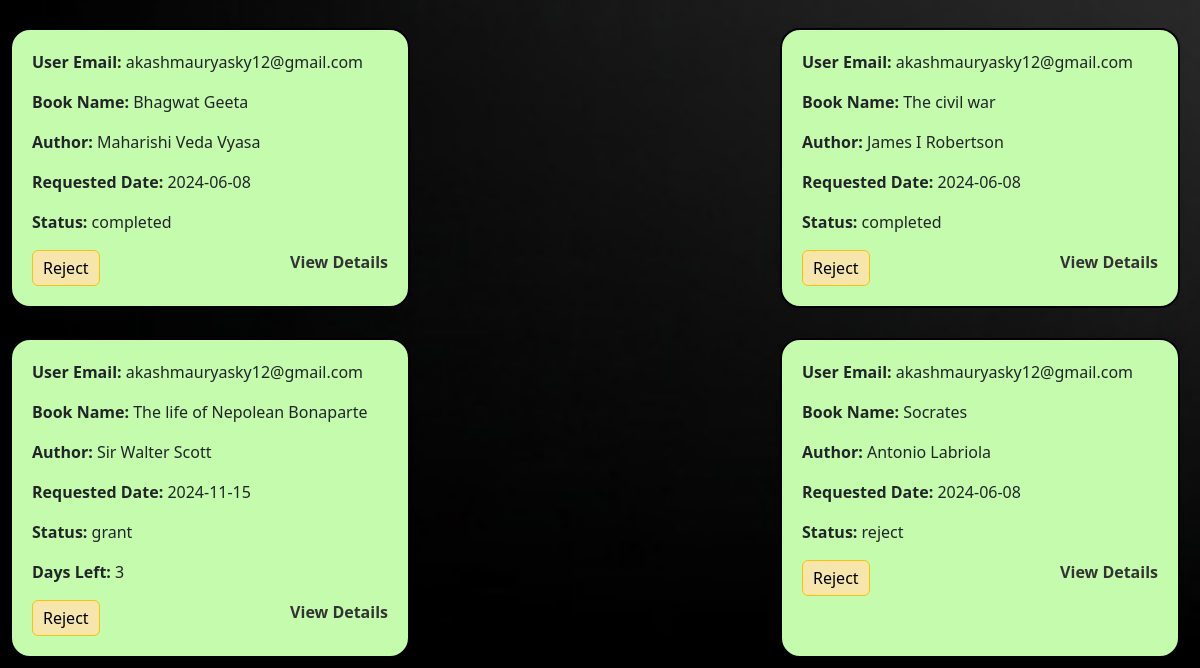
Page /dashboard (lower part) on the earlier database version.
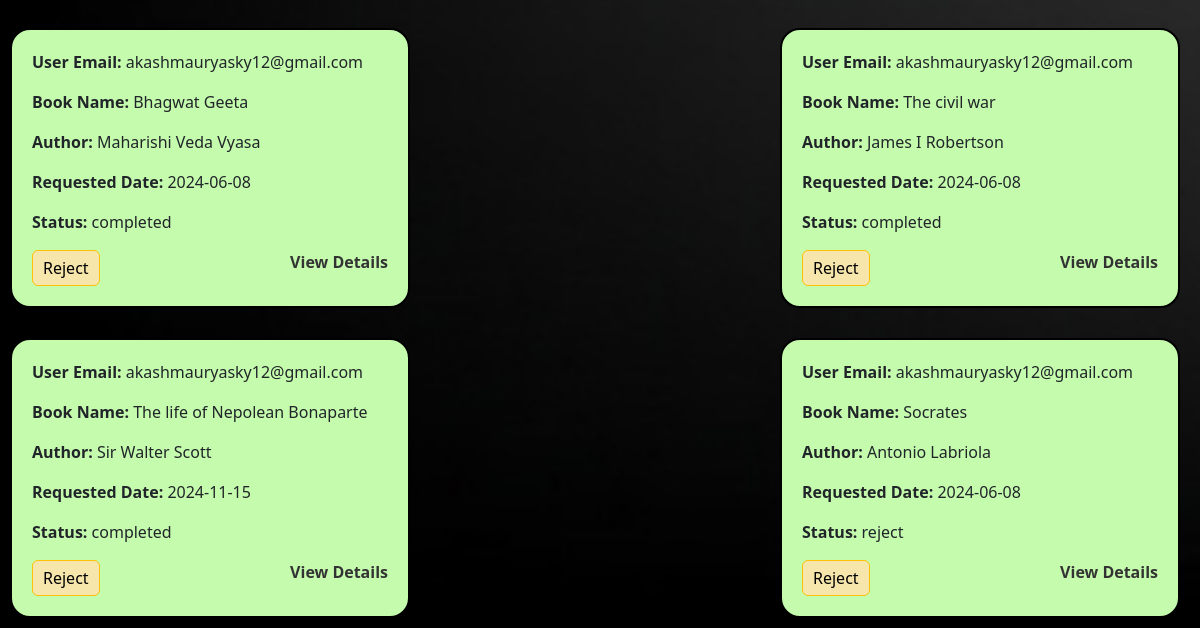
Same page on the later database version.
### tables this page shows
CREATE TABLE Requests (
        request_id INTEGER PRIMARY KEY AUTOINCREMENT,
        user_id INTEGER,
        book_id INTEGER,
        book_name TEXT,
        author_name TEXT,
        section_name TEXT,
        request_date DATE,
        status TEXT,
        issue_date DATE,
        return_date DATE,
        days INTEGER,
        feedback TEXT,
        rating INTEGER,
        FOREIGN KEY (user_id) REFERENCES Users(id),
        FOREIGN KEY (book_id) REFERENCES Books(id)
    );

CREATE TABLE login (
                  id INTEGER PRIMARY KEY AUTOINCREMENT,
                  email TEXT UNIQUE NOT NULL,
                  password TEXT NOT NULL,
                 last_login TIMESTAMP
                 );

### dashboard.py (the view)
@dashboard.route('/dashboard')
def board():
    conn = sqlite3.connect('library.db')
    cursor = conn.cursor()
    cursor.execute("SELECT * FROM Requests")
    requests = cursor.fetchall()
    user_emails = {}
    cursor.execute("SELECT id, email FROM login")
    users = cursor.fetchall()
    for user in users:
        user_emails[user[0]] = user[1]
    conn.close()
    modified_requests = []
    for req in requests:
        if req[7] == 'grant' and req[8]:
            issue_date = datetime.strptime(req[8], '%Y-%m-%d')
            return_date = datetime.strptime(req[9], '%Y-%m-%d')
            days_left = (return_date - datetime.now()).days+1
            if days_left <= -3:
                conn = sqlite3.connect('library.db')
                cursor = conn.cursor()
                cursor.execute("UPDATE Requests SET status = ? WHERE request_id = ?", ('completed', req[0]))
                conn.commit()
                conn.close()
            modified_req = list(req)
            modified_req.append(days_left)
            modified_requests.append(tuple(modified_req))
        else:
            modified_requests.append(req)
    reversed_requests = list(reversed(modified_requests))
    return render_template("dashboard.html", requests=reversed_requests, user_emails=user_emails)

### templates/dashboard.html (shortened to what this page needs)
<!DOCTYPE html>
<html lang="en">
  <head>
    <link
      href="https://cdn.jsdelivr.net/npm/bootstrap@5.3.3/dist/css/bootstrap.min.css"
      rel="stylesheet"
    />
  </head>
  <body>
    <div class="request-container">
      {% for req in requests %}
      <div class="request-box">
        <div class="request-details">
          <p>
            <strong>User Email:</strong> {{ user_emails.get(req[1]) }}
          </p>
          <p><strong>Book Name:</strong> {{ req[3] }}</p>
          <p><strong>Author:</strong> {{ req[4] }}</p>
          <p><strong>Requested Date:</strong> {{ req[6] }}</p>
          <p><strong>Status:</strong> {{ req[7] }}</p>
          {% if req[7] == 'grant' %}
      {% if req[13] < 0 %}
      <p style="color: red;"><strong>Late:</strong> {{ req[13] }} days</p>
      {% else %}
      <p><strong>Days Left:</strong> {{ req[13] }}</p>
      {% endif %}
      {% endif %}
        </div>
        <div class="button-container">
          <button
            type="button"
            class="btn btn-warning"
            onclick="updateStatus({{ req[0] }}, 'reject')"
            style="color: black; background-color: rgb(246, 230, 171)"
          >
            Reject
          </button>
          <a
            href="#"
            onclick="showBookDetails('{{ req[3] }}', '{{ req[4] }}', '{{ req[5] }}', {{ req[10] }}, '{{ user_emails.get(req[1], 'N/A') }}')"
            >View Details</a
          >
        </div>
      </div>
      {% endfor %}
    </div>
  </body>
</html>

Differences in the rows shown:
changed Requests "The life of Nepolean Bonaparte": status "grant" → "completed"; req "3" → (not shown)
